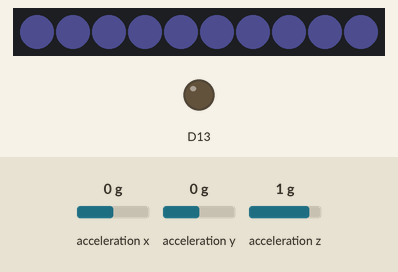
This sketch was run on a simulated Adafruit Circuit Playground Express. Parts: 10 RGB LEDs in strip order, left to right, output pins drawn as LEDs (lit = HIGH). The inputs (shaded band) are chosen by the test bench; at power-on: acceleration x 0 g, acceleration y 0 g, acceleration z 1 g. Dim RGB values are drawn brighter than linear.

Above: at 1.2 s.
1.3 s: acceleration x set to -1.4 g
At 2.2 s:
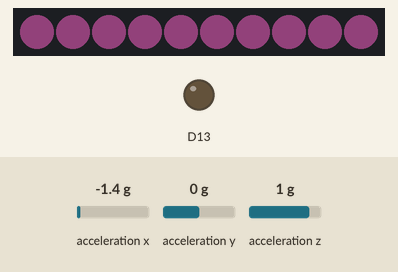
2.8 s: acceleration y set to -1.4 g
At 3.4 s:
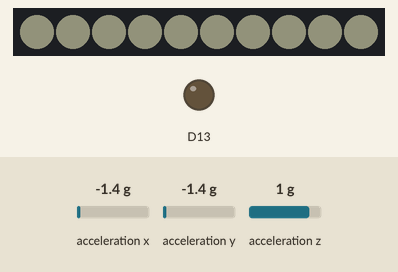
4.3 s: acceleration z set to -0.8 g
At 4.6 s:
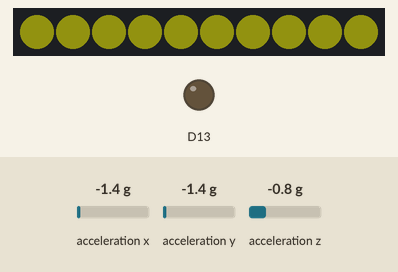
5.8 s: acceleration x set to -0.8 g
At 6.8 s:
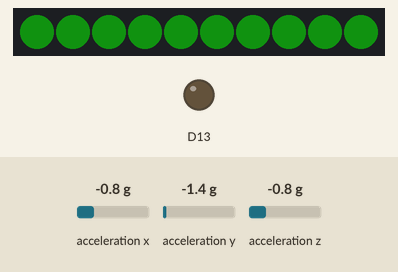
7.3 s: acceleration z set to -1.4 g
At 8.0 s:
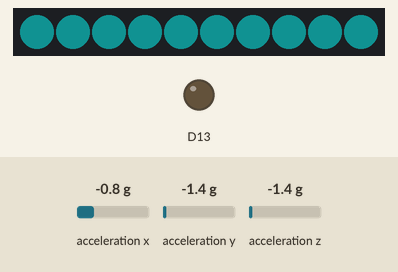
8.8 s: acceleration y set to -0.8 g
At 9.2 s:
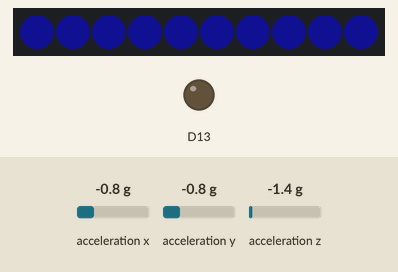
Timing chart, 0 to 11.3 s (numbered marks = the images above; inputs shaded):
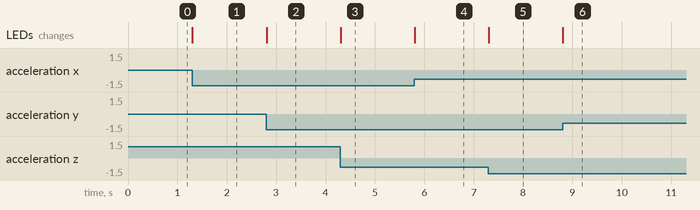

Measured:
- after the input at 1.3 s, the LEDs: change at once (image 1)
- after the input at 2.8 s, the LEDs: change at once (image 2)
- after the input at 4.3 s, the LEDs: change at once (image 3)
- after the input at 5.8 s, the LEDs: change at once (image 4)
- after the input at 7.3 s, the LEDs: change at once (image 5)
- after the input at 8.8 s, the LEDs: change at once (image 6)

The sketch:

Week3_Example4_AccelerometerTilt.ino
```cpp
/*
  Circuit Playground accelerometer example

  Reads x, y z axis acceleration, maps the result to a range from 0 to 255 and uses
  the result to set on-board NeoPixel.
  Also prints the results to the Serial Monitor.

  The circuit:
  Circuit Playground Classic

  created 10 Feb 2019
  by Jingwen
*/

#include <Adafruit_CircuitPlayground.h>

void setup() {
  CircuitPlayground.begin();
}

void loop() {
  int x = CircuitPlayground.motionX();
  int y = CircuitPlayground.motionY();
  int z = CircuitPlayground.motionZ();

  int red = map(x, -10, 10, 0, 200);
  int green = map(y, -10, 10, 0, 200);
  int blue = map(z, -10, 10, 0, 200);

  for (int i = 0; i < 10; i++) {
    CircuitPlayground.setPixelColor(i, red, green, blue);
  }


}
```
